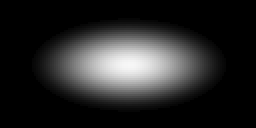
#> input picture art-src/fx/shadow/shadow-soft.png, 128 x 64 px, found by its file name (shown 2 times larger)
$ python slice_light.py
#> lines starting #> are read from the running program, lines starting #| are printed output that depends on the picture
#!/usr/bin/env python3
"""Lighting, shadow and UI frames: already-transparent art-src images
→ public/art/fx/* and public/art/ui/* at game resolution.
Run: python3 scripts/art/slice_light.py"""
import os
from PIL import Image

# relative path → (target width, out path)
JOBS = [
    ('fx/shadow/shadow-soft.png', 40, 'fx/shadow-soft.png'),
    ('fx/shadow/shadow-tight.png', 28, 'fx/shadow-tight.png'),
    ('fx/shadow/shadow-long.png', 64, 'fx/shadow-long.png'),
    ('fx/light/glow-round.png', 128, 'fx/glow-round.png'),
    ('fx/light/glow-cone.png', 160, 'fx/glow-cone.png'),
    ('fx/light/glow-ring.png', 96, 'fx/glow-ring.png'),
    ('fx/light/vignette.png', 640, 'fx/vignette.png'),
    ('fx/weather/fog-band.png', 320, 'fx/fog-band.png'),
    ('fx/weather/mist-puff.png', 64, 'fx/mist-puff.png'),
    ('fx/weather/rain-sheet.png', 320, 'fx/rain-sheet.png'),
    ('ui/panel-9slice.png', 96, 'ui/panel-9slice.png'),
    ('ui/panel-dark-9slice.png', 96, 'ui/panel-dark-9slice.png'),
    ('ui/pip.png', 24, 'ui/pip.png'),
]


def key_black(im: Image.Image) -> Image.Image:
    """Art drawn on black: use luminance as alpha so it can be added over the scene."""
    im = im.convert('RGB')
    px = im.load()
    out = Image.new('RGBA', im.size)
    op = out.load()
    w, h = im.size
    for y in range(h):
        for x in range(w):
            r, g, b = px[x, y]
            a = max(r, g, b)
            op[x, y] = (r, g, b, a)
    return out


def main():
    for rel, target, dest in JOBS:
        src = os.path.join('art-src', rel)
        if not os.path.exists(src):
            print('skip (missing)', rel)
            continue
        im = Image.open(src)
#> im is the input picture: PIL image 128x64 RGBA; mean R, G, B, A 38.4, 38.4, 38.4, 255
        if im.mode != 'RGBA' or im.getchannel('A').getextrema()[0] == 255:
            im = key_black(im) if rel.startswith('fx/') else im.convert('RGBA')
#> in key_black, `out = Image.new('RGBA', im.size)`: out: PIL image 128x64 RGBA; every value is 0
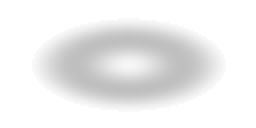
#> im: PIL image 128x64 RGBA (shown 2 times larger); mean R, G, B, A 38.4, 38.4, 38.4, 38.4; transparent parts drawn white
        s = target / im.width
#> s = 0.312
        if s < 1:
            im = im.resize((target, max(1, round(im.height * s))), Image.Resampling.LANCZOS)
#> im: PIL image 40x20 RGBA
        out = os.path.join('public/art', dest)
        os.makedirs(os.path.dirname(out), exist_ok=True)
        im.save(out)
        print(f'{dest:28s} {im.width}x{im.height}')
#| fx/shadow-soft.png           40x20
#> pass 2 of the loop in main, `for rel, target, dest in JOBS:`:
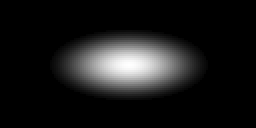
#> input picture art-src/fx/shadow/shadow-tight.png, 128 x 64 px, found by its file name (shown 2 times larger)
#> in main, im is the input picture: PIL image 128x64 RGBA; mean R, G, B, A 24.8, 24.8, 24.8, 255
#> in main, `im = key_black(im) if rel.startswith('fx/') else im.convert('RGBA')`:
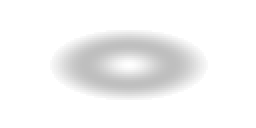
#> im: PIL image 128x64 RGBA (shown 2 times larger); mean R, G, B, A 24.8, 24.8, 24.8, 24.8; transparent parts drawn white
#| fx/shadow-tight.png          28x14
#> pass 3 of the loop in main, `for rel, target, dest in JOBS:`:
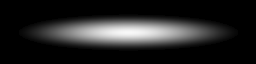
#> input picture art-src/fx/shadow/shadow-long.png, 256 x 64 px, found by its file name
#> in main, im is the input picture: PIL image 256x64 RGBA; mean R, G, B, A 34.4, 34.4, 34.4, 255
#> out: PIL image 256x64 RGBA; every value is 0
#> in main, `im = key_black(im) if rel.startswith('fx/') else im.convert('RGBA')`:
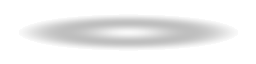
#> im: PIL image 256x64 RGBA; mean R, G, B, A 34.4, 34.4, 34.4, 34.4; transparent parts drawn white
#| fx/shadow-long.png           64x16
#> the loop made 13 passes; the first 3 are shown


if __name__ == '__main__':
    main()
